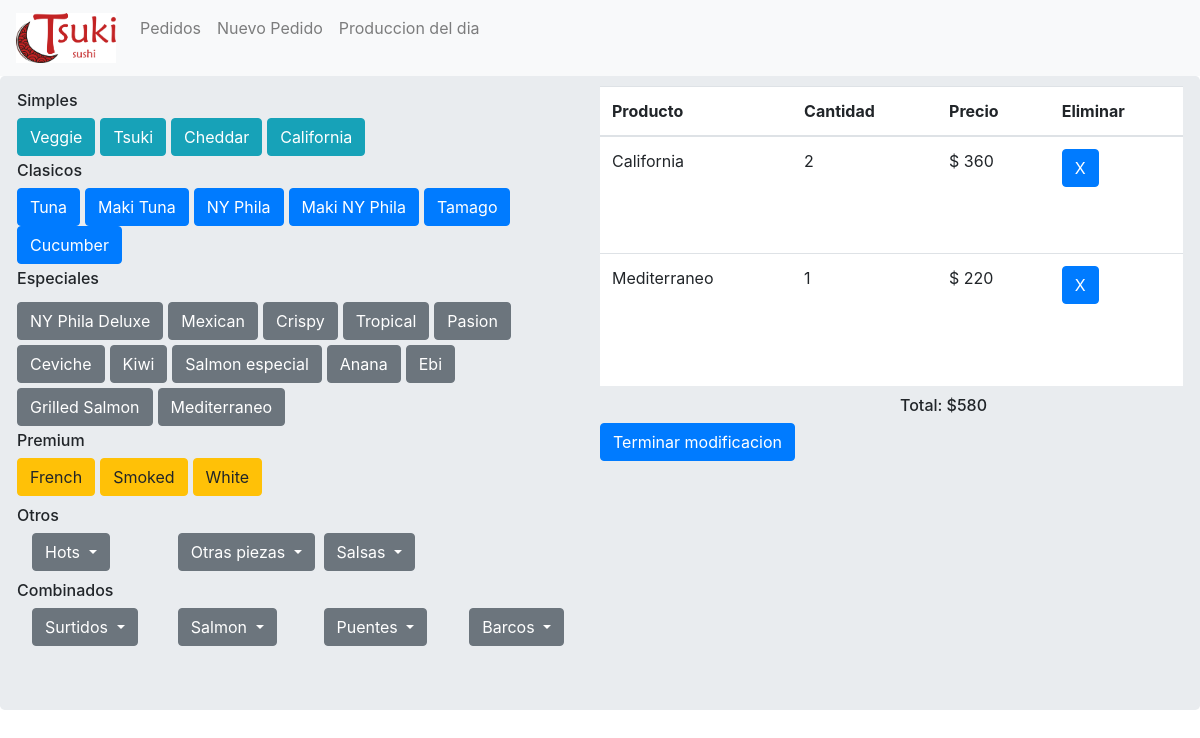
The app's page /tsuki_app/modificarpedido/agregar/71/r_calif/ with its own data.
### tsuki_app/models.py (models this page shows, shortened)
class Listaprecios(models.Model):
    id                     = models.SlugField(primary_key = True, max_length =256)
    nombre_producto        = models.CharField(max_length=256,null=True)
    precio_producto        = models.IntegerField(null=True)
    categoria_producto     = models.CharField(max_length=20,null=True)

class Productosordenados(models.Model):
    item            = models.ForeignKey(Listaprecios, on_delete=models.CASCADE)
    pedido          = models.ForeignKey(Pedidos, on_delete=models.CASCADE)
    cantidad        = models.IntegerField(default=1)
    def precio_total(self):
        return self.cantidad * self.item.precio_producto

class Pedidos(models.Model):
    fecha             = models.DateField(null=True, default=date.today())
    nombre_cliente    = models.CharField(max_length=256,null=True)
    comentario        = models.CharField(max_length=256,null=True)
    def get_total(self):
        totaal = 0
        for order_item in Productosordenados.objects.filter(pedido=self.id):
            totaal += order_item.precio_total()
        return totaal

### tsuki_app/views.py (the view)
# urls.py: path('modificarpedido/agregar/<int:pk_pedido>/<slug:pk_item>/',views.modificarpedido_agregar ,name='agregarproducto'),
def modificarpedido_agregar(request,pk_pedido,pk_item):
    carrito=Productosordenados.objects.filter(pedido=pk_pedido)
    orden=Pedidos.objects.get(id=pk_pedido)
    try:
        product = carrito.get(item=pk_item)
        product.cantidad += 1
        product.save()
    except:
        itemagregar= Listaprecios.objects.get(id=pk_item)
        product = Productosordenados.objects.create(item=itemagregar, pedido=orden)
        product.save()
    productos= Listaprecios.objects.all()
    carrito=Productosordenados.objects.filter(pedido=pk_pedido)
    return render(request,'tsuki_app/modificar_pedido.html',{'lista':productos,'carro':carrito,'orden':orden})

### templates/tsuki_app/modificar_pedido.html (shortened to what this page needs)
{% extends "tsuki_app/base.html" %}
{% load my_extras %}
{% block body_block %}
<div class="jumbotron">
  <div class="row">
    <div class="col-6">
          <div class="row">
              <h6 class='textosrolls'>Simples</h6>
            </div>
            <div class="row">
              {% for prod in lista %}
              {% if prod.categoria_producto == "Simples"%}
                      <a class="btn btn-info" href="{% url 'tsuki_app:agregarproducto' pk_item=prod.id pk_pedido=orden.id %}" style="margin-right:5px;">{{prod.nombre_producto}}</a>
              {% endif %}
              {% endfor %}
            </div>
          <div class="row">
              <h6 class='textosrolls'>Clasicos</h6>
            </div>
            <div class="row">
            {% for prod in lista %}
            {% if prod.categoria_producto == "Clasicos"%}
                    <a class="btn btn-primary" href="{% url 'tsuki_app:agregarproducto' pk_item=prod.id pk_pedido=orden.id %}" style="margin-right:5px;">{{prod.nombre_producto}}</a>
            {% endif %}
            {% endfor %}
            </div>
          <div class="row">
              <h6 class='textosrolls'>Especiales</h6>
            </div>
            <div class="row">
              {% for prod in lista %}
              {% if prod.categoria_producto == "Especiales"%}
                      <a class="btn btn-secondary" href="{% url 'tsuki_app:agregarproducto' pk_item=prod.id pk_pedido=orden.id %}" style="margin-right:5px;margin-top:5px;">{{prod.nombre_producto}}</a>
              {% endif %}
              {% endfor %}
            </div>
          <div class="row">
                <h6 class='textosrolls'>Premium</h6>
                </div>
                  <div class="row">
                    {% for prod in lista %}
                    {% if prod.categoria_producto == "Premium"%}
                            <a class="btn btn-warning" href="{% url 'tsuki_app:agregarproducto' pk_item=prod.id pk_pedido=orden.id %}" style="margin-right:5px;">{{prod.nombre_producto}}</a>
                    {% endif %}
                    {% endfor %}
                  </div>
          <div class="row">
            <h6 id='combinados'>Otros</h6>
            </div>
            <div class="row">
            <div class="col-3">
                        <button class="btn btn-secondary dropdown-toggle" type="button" id="dropdownMenu2" data-toggle="dropdown" aria-haspopup="true" aria-expanded="false">
                          Hots
                        </button><br>
                      </div>
            <div class="col-3">
                <button class="btn btn-secondary dropdown-toggle" type="button" id="dropdownMenu2" data-toggle="dropdown" aria-haspopup="true" aria-expanded="false">
                  Otras piezas
                </button><br>
                </div>
            <div class="col-3">
                             <button class="btn btn-secondary dropdown-toggle" type="button" id="dropdownMenu2" data-toggle="dropdown" aria-haspopup="true" aria-expanded="false">
                             Salsas
                             </button><br>
                          </div>
           </div>
          <div class="row">
            <h6 id='combinados'>Combinados</h6>
            </div>
            <div class="row">
            <div class="col-3">
              <button class="btn btn-secondary dropdown-toggle" type="button" id="dropdownMenu2" data-toggle="dropdown" aria-haspopup="true" aria-expanded="false">
                Surtidos
              </button><br>
            </div>
            <div class="col-3">
                          <button class="btn btn-secondary dropdown-toggle" type="button" id="dropdownMenu2" data-toggle="dropdown" aria-haspopup="true" aria-expanded="false">
                            Salmon
                          </button><br>
            </div>
            <div class="col-3">
              <button class="btn btn-secondary dropdown-toggle" type="button" id="dropdownMenu2" data-toggle="dropdown" aria-haspopup="true" aria-expanded="false">
                Puentes
              </button><br>
            </div>
            <div class="col-3">
              <button class="btn btn-secondary dropdown-toggle" type="button" id="dropdownMenu2" data-toggle="dropdown" aria-haspopup="true" aria-expanded="false">
                Barcos
              </button><br>
            </div>
           </div>
    </div>
    <div class="col-6">
      <div id="carro" class="row">
         <table id="tabla-carro" class="table">
           <thead>
             <tr>
               <th scope="col">Producto</th>
               <th scope="col">Cantidad</th>
               <th scope="col">Precio</th>
               <th scope="col">Eliminar</th>
             </tr>
           </thead>
           <tbody>
             {% for producto in carro %}
             <tr>
               <td><p>{{producto.item.nombre_producto}}</p></td>
               <td>{{producto.cantidad}}</td>
               <td><p>$ {{producto.precio_total}} </p></td>
               <td><a class="btn btn-primary" href= "{% url 'tsuki_app:quitarproducto' pk_item=producto.id pk_pedido=orden.id %}" >X</a></td>
             </tr>
             {% endfor %}
           </tbody>
         </table>
      </div>
      <div class="row">
        <h6 id="totalcarrito">Total: $ </h6>
        <h6 id="total">{{orden.get_total}}</h6>
      </div>
      <div class="row">
          <a class = 'btn btn-primary' href= "{% url 'tsuki_app:pedidos' %}"> Terminar modificacion </a>
      </div>
   </div>
  </div>
</div>
{% endblock %}

### tsuki_app/static/css/FuentesyEstilos.css (style rules this page uses)
.textosrolls { padding-top:5px; }
.jumbotron { padding-top: 10px; }
#carro { background-color: white; max-height: 300px; height: 300px; overflow-y: auto; }
#total { padding-top: 10px; }
#totalcarrito { padding-left:300px ; padding-top: 10px; }
#combinados { padding-top: 10px; }

### records on screen
Listaprecios: nombre_producto "Veggie"
Listaprecios: nombre_producto "Tsuki"
Listaprecios: nombre_producto "Cheddar"
Listaprecios: nombre_producto "California"
Listaprecios: nombre_producto "Tuna"
Listaprecios: nombre_producto "Maki Tuna"
Listaprecios: nombre_producto "NY Phila"
Listaprecios: nombre_producto "Maki NY Phila"
Listaprecios: nombre_producto "Tamago"
Listaprecios: nombre_producto "Cucumber"
Listaprecios: nombre_producto "NY Phila Deluxe"
Listaprecios: nombre_producto "Mexican"
Listaprecios: nombre_producto "Crispy"
Listaprecios: nombre_producto "Tropical"
Listaprecios: nombre_producto "Pasion"
Listaprecios: nombre_producto "Ceviche"
Listaprecios: nombre_producto "Kiwi"
Listaprecios: nombre_producto "Salmon especial"
Listaprecios: nombre_producto "Anana"
Listaprecios: nombre_producto "Ebi"
Listaprecios: nombre_producto "Grilled Salmon"
Listaprecios: nombre_producto "Mediterraneo"
Listaprecios: nombre_producto "French"
Listaprecios: nombre_producto "Smoked"
Listaprecios: nombre_producto "White"
Productosordenados: item.nombre_producto "California", cantidad "2", precio_total "360"
Productosordenados: item.nombre_producto "Mediterraneo", cantidad "1", precio_total "220"
Pedidos: get_total "580"
